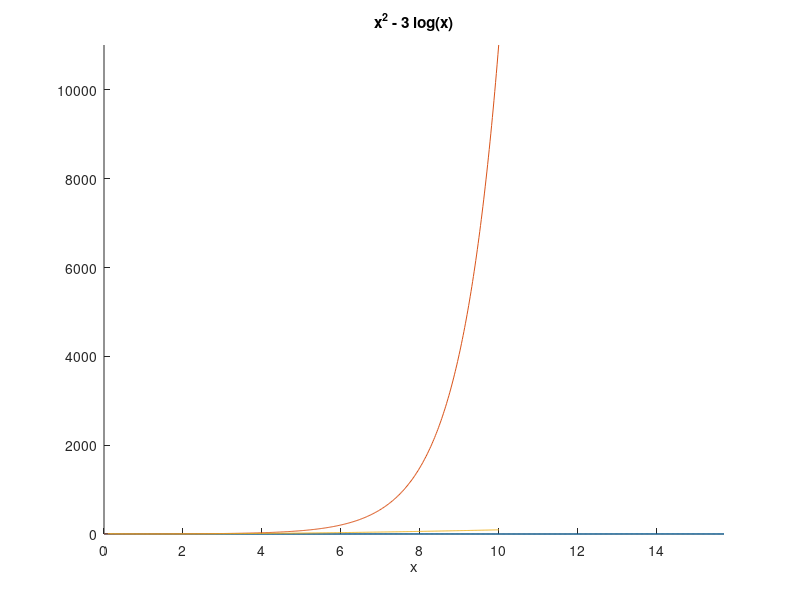

The MATLAB source for this figure:
figure(1)
hold on
ezplot('sin(x)', [0, 5*pi])
ezplot('cosh(x)', [0, 10])
ezplot('x^2 - 3*log(x)', [0.1, 10])
axis tight
hold off